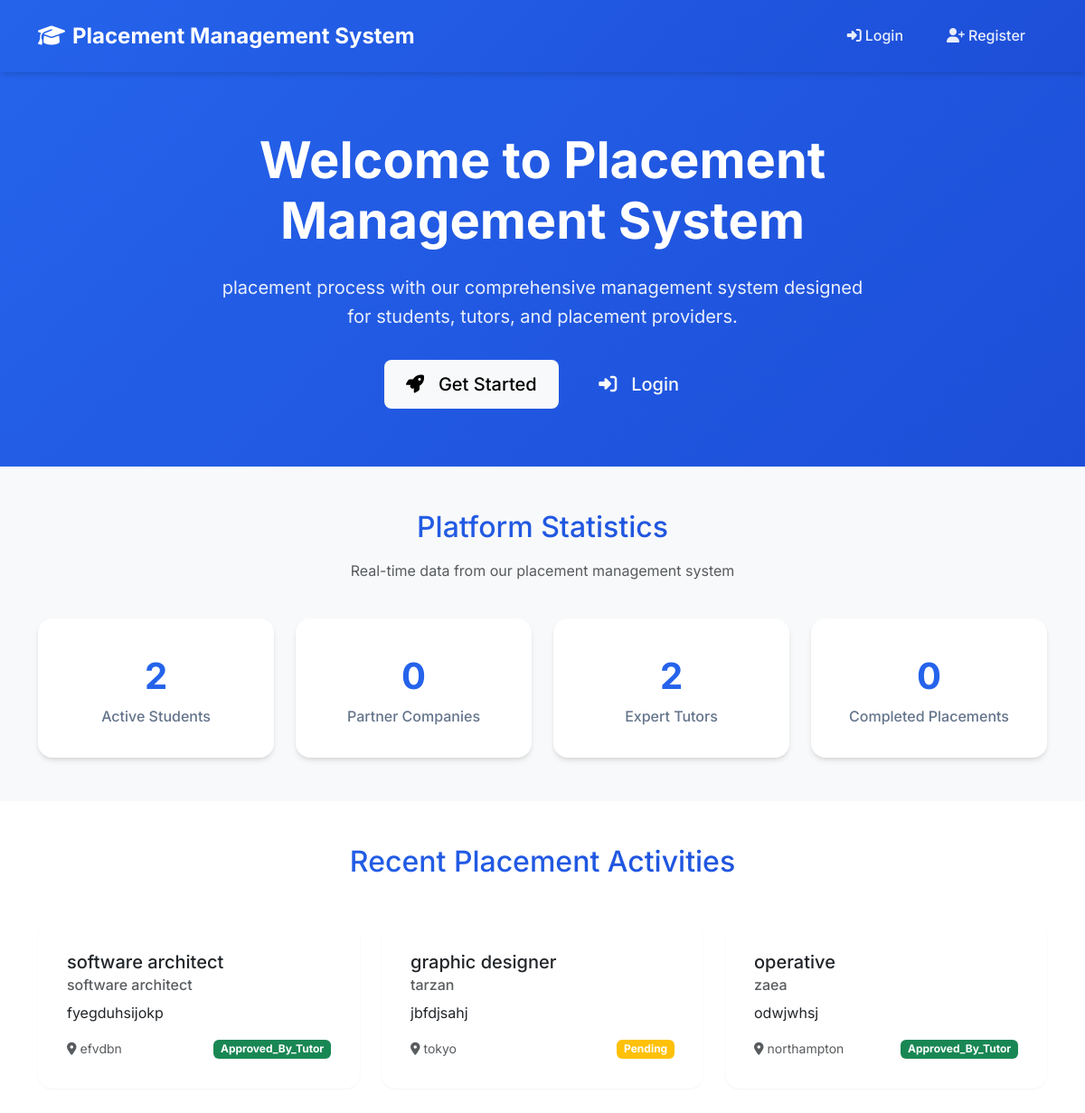
Before: / with the older database file.
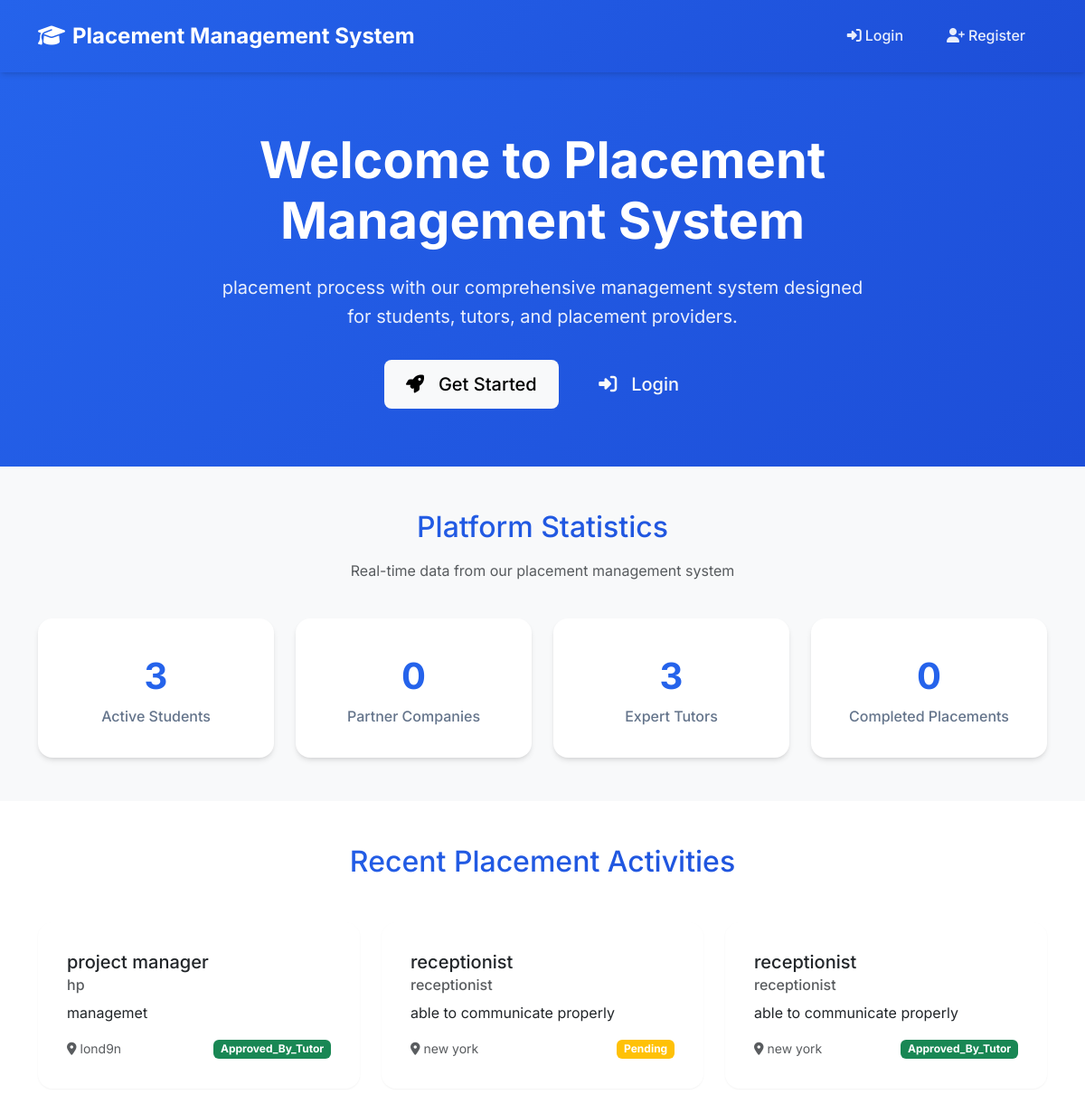
After: the same page with the newer database file.
### placements/models.py (models this page shows, shortened)
class PlacementRequest(models.Model):
    STATUS_CHOICES = (
        ('pending', 'Pending'),
        ('approved_by_provider', 'Approved by Provider'),
        ('approved_by_tutor', 'Approved by Tutor'),
        ('rejected', 'Rejected'),
        ('completed', 'Completed'),
    )
    student = models.ForeignKey(StudentProfile, on_delete=models.CASCADE)
    provider = models.ForeignKey(ProviderProfile, on_delete=models.CASCADE)
    tutor = models.ForeignKey(
        'accounts.TutorProfile',
        on_delete=models.SET_NULL,
        null=True,
        blank=True,
        related_name='placement_requests',
        verbose_name='Assigned Tutor'
    )
    company_name = models.CharField(max_length=200)
    job_title = models.CharField(max_length=100)
    job_description = models.TextField()
    start_date = models.DateField()
    end_date = models.DateField()
    location = models.CharField(max_length=200)
    latitude = models.DecimalField(max_digits=10, decimal_places=8, null=True, blank=True)
    longitude = models.DecimalField(max_digits=11, decimal_places=8, null=True, blank=True)
    status = models.CharField(max_length=20, choices=STATUS_CHOICES, default='pending')
    documents = models.FileField(upload_to='placement_documents/', null=True, blank=True)
    created_at = models.DateTimeField(auto_now_add=True)
    updated_at = models.DateTimeField(auto_now=True)
    provider_approved_at = models.DateTimeField(null=True, blank=True)
    tutor_approved_at = models.DateTimeField(null=True, blank=True)
    approved_by_tutor = models.ForeignKey(
        User,
        on_delete=models.SET_NULL,
        null=True,
        blank=True,
        related_name='approved_placements'
    )
    tutor_comments = models.TextField(blank=True, help_text="Comments from tutor during approval/rejection")
    provider_comments = models.TextField(blank=True, help_text="Comments from provider during approval/rejection")

### core/views.py (the view)
# urls.py: path('', views.home, name='home'),
def home(request):
    try:
        total_students = StudentProfile.objects.count()
        total_tutors = TutorProfile.objects.count()
        total_providers = ProviderProfile.objects.count()
        total_placements = PlacementRequest.objects.count()
        recent_placements = PlacementRequest.objects.select_related(
            'student__user', 'provider__user'
        ).order_by('-created_at')[:3]
        pending_placements = PlacementRequest.objects.filter(status='pending').count()
        approved_placements = PlacementRequest.objects.filter(
            status__in=['approved_by_provider', 'approved_by_tutor']
        ).count()
        completed_placements = PlacementRequest.objects.filter(status='completed').count()
        context = {
            'stats': {
                'total_placements': total_placements,
                'pending_placements': pending_placements,
                'approved_placements': approved_placements,
                'completed_placements': completed_placements,
            },
            'recent_placements': recent_placements,
            'total_students': total_students,
            'total_providers': total_providers,
            'total_tutors': total_tutors,
        }
        return render(request, 'index.html', context)
    except Exception as e:
        logger.error(f"Error in home view: {str(e)}")
        context = {
            'stats': {
                'total_placements': 0,
                'pending_placements': 0,
                'approved_placements': 0,
                'completed_placements': 0,
            },
            'recent_placements': [],
            'total_students': 0,
            'total_providers': 0,
            'total_tutors': 0,
        }
        return render(request, 'index.html', context)

### core/context_processors.py (called while the page is built)
def global_context(request):
    return {
        'site_name': 'Placement Management System',
        'current_year': 2024,
    }

### templates/index.html (shortened to what the changed rows need)
<!DOCTYPE html>
<html lang="en">
<head>
    <link href="https://cdn.jsdelivr.net/npm/bootstrap@5.3.2/dist/css/bootstrap.min.css" rel="stylesheet">
    <link href="https://cdnjs.cloudflare.com/ajax/libs/font-awesome/6.4.0/css/all.min.css" rel="stylesheet">
</head>
<body>
    <main style="margin-top: 80px;">
        {% block content %}
        <section class="hero-section">
            <div class="container">
                <div class="row justify-content-center">
                    <div class="col-lg-8">
                        <h1 class="hero-title">
                            Welcome to {{ site_name }}
                        </h1>
                    </div>
                </div>
            </div>
        </section>
        <section class="py-5 bg-light">
            <div class="container">
                <div class="row text-center mb-4">
                    <div class="col-12">
                        <h2 class="text-gradient mb-3">Platform Statistics</h2>
                    </div>
                </div>
                <div class="row g-4">
                    <div class="col-lg-3 col-md-6">
                        <div class="stat-card">
                            <span class="stat-number">{{ total_students|default:0 }}</span>
                            <span class="stat-label">Active Students</span>
                        </div>
                    </div>
                    <div class="col-lg-3 col-md-6">
                        <div class="stat-card">
                            <span class="stat-number">{{ total_tutors|default:0 }}</span>
                            <span class="stat-label">Expert Tutors</span>
                        </div>
                    </div>
                </div>
            </div>
        </section>
        {% if recent_placements %}
        <section class="py-5">
            <div class="container">
                <div class="row">
                    <div class="col-12">
                        <h2 class="text-center text-gradient mb-5">Recent Placement Activities</h2>
                    </div>
                </div>
                <div class="row g-4">
                    {% for placement in recent_placements %}
                    <div class="col-lg-4 col-md-6">
                        <div class="card h-100">
                            <div class="card-body">
                                <h5 class="card-title">{{ placement.job_title }}</h5>
                                <h6 class="card-subtitle mb-2 text-muted">{{ placement.company_name }}</h6>
                                <p class="card-text">{{ placement.job_description|truncatewords:15 }}</p>
                                <div class="d-flex justify-content-between align-items-center">
                                    <small class="text-muted">
                                        <i class="fas fa-map-marker-alt me-1"></i>{{ placement.location }}
                                    </small>
                                    <span class="badge bg-{% if placement.status == 'pending' %}warning{% elif placement.status == 'approved_by_tutor' %}success{% elif placement.status == 'completed' %}primary{% else %}secondary{% endif %}">
                                        {{ placement.status|title }}
                                    </span>
                                </div>
                            </div>
                        </div>
                    </div>
                    {% endfor %}
                </div>
            </div>
        </section>
        {% endif %}
        {% endblock %}
    </main>
</body>
</html>

Changed rows visible on the page:
no longer on this page (row unchanged): PlacementRequest: job_title "software architect", company_name "software architect", job_description "fyegduhsijokp", location "efvdbn", status "Approved_By_Tutor"
no longer on this page (row unchanged): PlacementRequest: job_title "graphic designer", company_name "tarzan", job_description "jbfdjsahj", location "tokyo", status "Pending"
no longer on this page (row unchanged): PlacementRequest: job_title "operative", company_name "zaea", job_description "odwjwhsj", location "northampton", status "Approved_By_Tutor"
added PlacementRequest: job_title "project manager", company_name "hp", job_description "managemet", location "lond9n", status "Approved_By_Tutor"
added PlacementRequest: job_title "receptionist", company_name "receptionist", job_description "able to communicate properly", location "new york", status "Pending"
added PlacementRequest: job_title "receptionist", company_name "receptionist", job_description "able to communicate properly", location "new york", status "Approved_By_Tutor"
Other visible differences:
{{ total_students|default:0 }}: "2" → "3"
{{ total_tutors|default:0 }}: "2" → "3"
